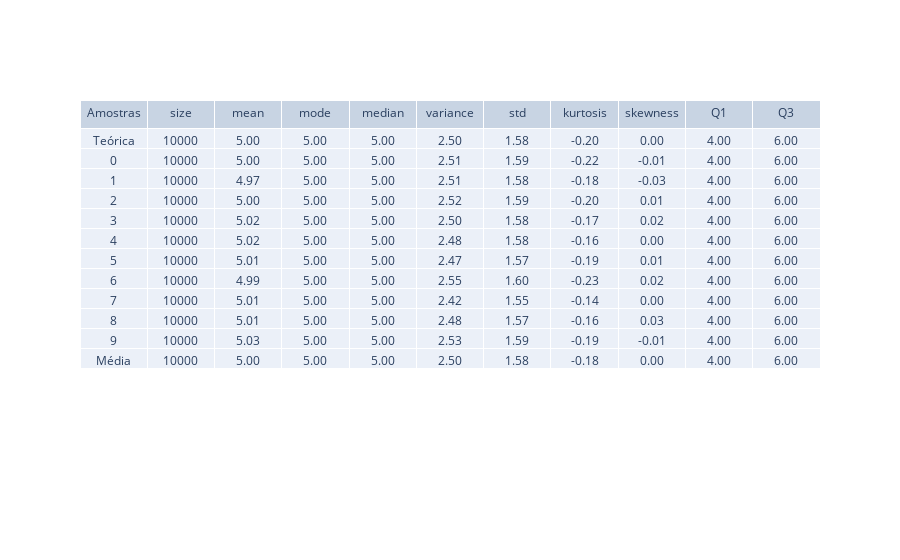

This figure's notebook cell:
### Markdown cell above
## for size = 10000

### Code cell
esp, obs = sm.binomial(n=10, p=0.5, size=10000)
table = sm.gerar_tabela(esp,obs)
table_t = list(map(list,zip(*table)))

fig = go.Figure(data=[go.Table(header=dict(values=header),
                 cells=dict(values=table_t, format = formating))])
fig.show()

### Figure 1 — Plotly figure (JSON) as saved in the notebook; plotly's stock layout.template omitted (floating-point values rounded to 4 significant figures; data arrays with more than 128 entries replaced by an {"elided": "..."} marker saying what was removed)
{"data": [{"cells": {"format": [null, "d", ".2f", ".2f", ".2f", ".2f", ".2f", ".2f", ".2f", ".2f", ".2f"], "values": {"elided": "11x12 mixed values"}}, "header": {"values": ["Amostras", "size", "mean", "mode", "median", "variance", "std", "kurtosis", "skewness", "Q1", "Q3"]}, "type": "table"}], "layout": {}}
